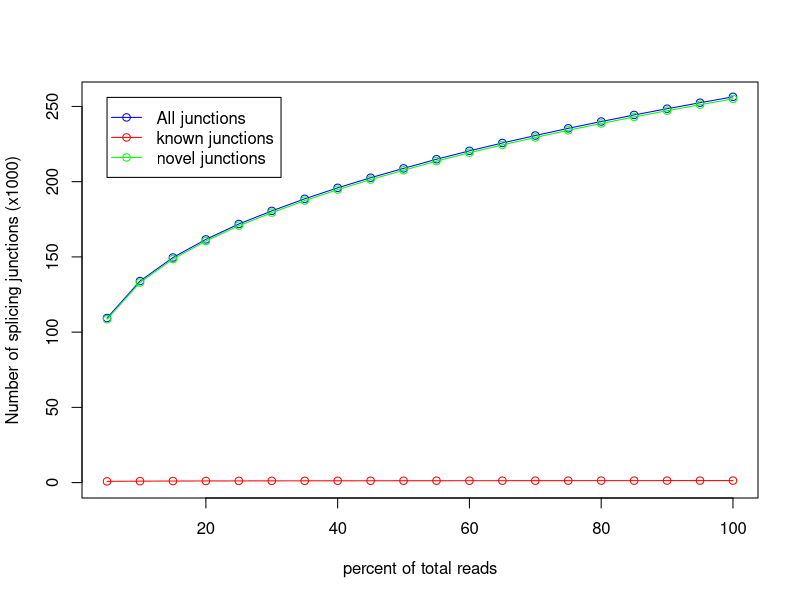

This chart was generated by the following R code:
pdf('/tmp/rustqc_gtf_test/GM12878_REP1.markdup.sorted.junctionSaturation_plot.pdf')
x=c(5,10,15,20,25,30,35,40,45,50,55,60,65,70,75,80,85,90,95,100)
y=c(823,958,1034,1090,1125,1155,1181,1191,1214,1228,1245,1253,1263,1276,1293,1300,1304,1313,1322,1330)
z=c(109385,133941,149598,161649,171879,180574,188605,195911,202624,208837,214908,220496,225715,230676,235459,239971,244359,248494,252480,256392)
w=c(108562,132983,148564,160559,170754,179419,187424,194720,201410,207609,213663,219243,224452,229400,234166,238671,243055,247181,251158,255062)
m=max(256,256,255)
n=min(0,109,108)
plot(x,z/1000,xlab='percent of total reads',ylab='Number of splicing junctions (x1000)',type='o',col='blue',ylim=c(n,m))
points(x,y/1000,type='o',col='red')
points(x,w/1000,type='o',col='green')
legend(5,256, legend=c("All junctions","known junctions", "novel junctions"),col=c("blue","red","green"),lwd=1,pch=1)
dev.off()
